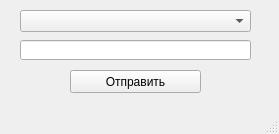
<?xml version="1.0" encoding="UTF-8"?>
<ui version="4.0">
 <class>MainWindow</class>
 <widget class="QMainWindow" name="MainWindow">
  <property name="geometry">
   <rect>
    <x>0</x>
    <y>0</y>
    <width>279</width>
    <height>134</height>
   </rect>
  </property>
  <property name="windowTitle">
   <string>MainWindow</string>
  </property>
  <widget class="QWidget" name="centralwidget">
   <widget class="QComboBox" name="sendBox">
    <property name="geometry">
     <rect>
      <x>20</x>
      <y>10</y>
      <width>231</width>
      <height>22</height>
     </rect>
    </property>
   </widget>
   <widget class="QPushButton" name="sendButton">
    <property name="geometry">
     <rect>
      <x>70</x>
      <y>70</y>
      <width>131</width>
      <height>23</height>
     </rect>
    </property>
    <property name="text">
     <string>Отправить</string>
    </property>
   </widget>
   <widget class="QLineEdit" name="sendEdit">
    <property name="geometry">
     <rect>
      <x>20</x>
      <y>40</y>
      <width>231</width>
      <height>20</height>
     </rect>
    </property>
   </widget>
  </widget>
  <widget class="QMenuBar" name="menubar">
   <property name="geometry">
    <rect>
     <x>0</x>
     <y>0</y>
     <width>279</width>
     <height>21</height>
    </rect>
   </property>
  </widget>
  <widget class="QStatusBar" name="statusbar"/>
 </widget>
 <resources/>
 <connections/>
</ui>
